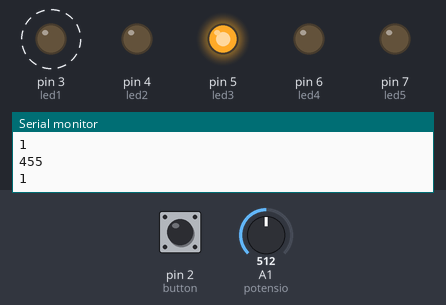
This sketch was run on a simulated Arduino Uno, built with avr-gcc and run on an emulated ATmega328P. Shown: output pins drawn as LEDs (lit = HIGH), the last lines printed to the serial monitor. Dashed ring = blinking. The test bench sets the inputs (shaded band); at power-on: pin 2 (button) LOW, A1 (potensio) = 512.

Above: at 1.3 s.
1.4 s: pin 2 (button) pulled HIGH for 1 s
At 3.6 s:
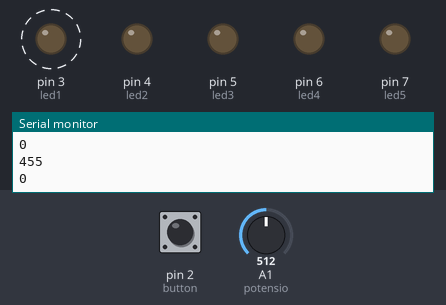
4.0 s: pin 2 (button) pulled HIGH for 0.7 s
At 5.0 s:
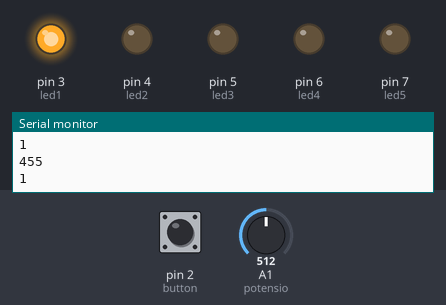
7.8 s: A1 (potensio) set to 122
10.9 s: A1 (potensio) set to 0
At 11.31 s:
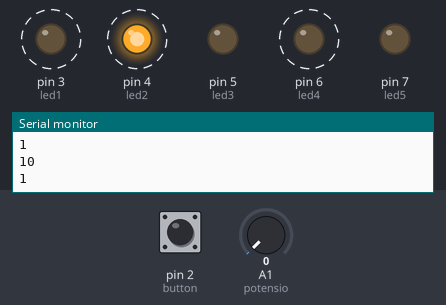
14.0 s: pin 2 (button) pulled HIGH for 3.2 s
At 18.5 s:
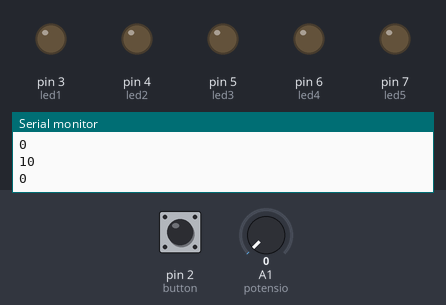
Timing chart, 0 to 19.8 s (numbered marks = the images above; inputs shaded):
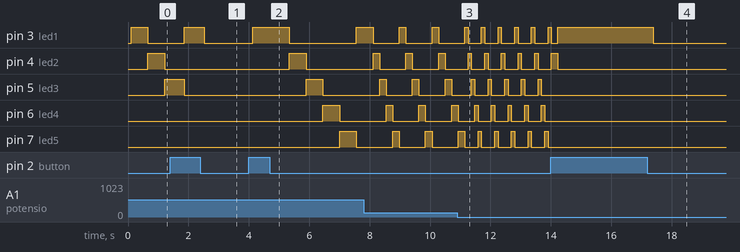

Measured:
- after the input at 1.4 s, pin 4 (led2): stays LOW (without the input it goes to HIGH after 2.0 s); pin 6 (led4): stays LOW (without the input it goes to HIGH after 0.37 s); pin 7 (led5): stays LOW (without the input it goes to HIGH after 0.92 s)
- after the input at 4.0 s, pin 3 (led1): LOW → HIGH after 0.13 s, → LOW 1.2 s later, → HIGH 2.2 s later; pin 4 (led2): LOW → HIGH after 1.3 s, → LOW 0.56 s later; pin 5 (led3): LOW → HIGH after 1.9 s, → LOW 0.56 s later; pin 6 (led4): LOW → HIGH after 2.5 s, → LOW 0.56 s later; pin 7 (led5): LOW → HIGH after 3.0 s, → LOW 0.56 s later
- after the input at 10.9 s, pin 3 (led1), pin 4 (led2): alternates HIGH for 0.11 s and LOW for 0.44 s, starting after 0.36 s; pin 5 (led3): alternates HIGH for 0.11 s and LOW for 0.44 s, starting after 0.47 s; pin 6 (led4): alternates HIGH for 0.11 s and LOW for 0.44 s, starting after 0.58 s
- after the input at 14.0 s, pin 5 (led3), pin 6 (led4), pin 7 (led5): stops changing and stays LOW

The sketch:

Running_LED.ino
```cpp
int led1 = 3;
int led2 = 4;
int led3 = 5;
int led4 = 6;
int led5 = 7;
int button = 2;
int potensio = A1;
int kecepatan;
int input1;
int input2;

void setup() {
  // put your setup code here, to run once:
  Serial.begin(9600);
  pinMode(led1, OUTPUT);
  pinMode(led2, OUTPUT);
  pinMode(led3, OUTPUT);
  pinMode(led4, OUTPUT);
  pinMode(led5, OUTPUT);
  pinMode(button, INPUT);
  input2 = 1;
}

void loop() {
  // put your main code here, to run repeatedly:

  while(true){
    input1 = analogRead(potensio);
    kecepatan = map(input1, 0,1023,10,900);
    input2 += digitalRead(button);
    delay(100);
    if(input2 > 1){
      input2 = 0;
    }

    if(input2 == 0){
      Serial.println(kecepatan);
      Serial.println(input2);
      digitalWrite(led1, LOW);
      digitalWrite(led2, LOW);
      digitalWrite(led3, LOW);
      digitalWrite(led4, LOW);
      digitalWrite(led5, LOW);

    }else if(input2 == 1){

      Serial.println(kecepatan);
      Serial.println(input2);
      digitalWrite(led1, HIGH);
      digitalWrite(led2, LOW);
      digitalWrite(led3, LOW);
      digitalWrite(led4, LOW);
      digitalWrite(led5, LOW);
      delay(kecepatan);

      input1 = analogRead(potensio);
      kecepatan = map(input1, 0,1023,10,900);
      input2 += digitalRead(button);
      delay(100);
      if(input2 > 1){
        input2 = 0;
        loop();
      }
      Serial.println(kecepatan);
      Serial.println(input2);
      digitalWrite(led1, LOW);
      digitalWrite(led2, HIGH);
      digitalWrite(led3, LOW);
      digitalWrite(led4, LOW);
      digitalWrite(led5, LOW);
      delay(kecepatan);


      input1 = analogRead(potensio);
      kecepatan = map(input1, 0,1023,10,900);
      input2 += digitalRead(button);
      delay(100);
      if(input2 > 1){
        input2 = 0;
        loop();
      }
      Serial.println(kecepatan);
      Serial.println(input2);
      digitalWrite(led1, LOW);
      digitalWrite(led2, LOW);
      digitalWrite(led3, HIGH);
      digitalWrite(led4, LOW);
      digitalWrite(led5, LOW);
      delay(kecepatan);

      input1 = analogRead(potensio);
      kecepatan = map(input1, 0,1023,10,900);
      input2 += digitalRead(button);
      delay(100);
      if(input2 > 1){
        input2 = 0;
        loop();
      }
      Serial.println(kecepatan);
      Serial.println(input2);
      digitalWrite(led1, LOW);
      digitalWrite(led2, LOW);
      digitalWrite(led3, LOW);
      digitalWrite(led4, HIGH);
      digitalWrite(led5, LOW);
      delay(kecepatan);

      input1 = analogRead(potensio);
      kecepatan = map(input1, 0,1023,10,900);
      input2 += digitalRead(button);
      delay(100);
      if(input2 > 1){
        input2 = 0;
        loop();
      }
      Serial.println(kecepatan);
      Serial.println(input2);
      digitalWrite(led1, LOW);
      digitalWrite(led2, LOW);
      digitalWrite(led3, LOW);
      digitalWrite(led4, LOW);
      digitalWrite(led5, HIGH);
      delay(kecepatan);
    }
  }

}
```
